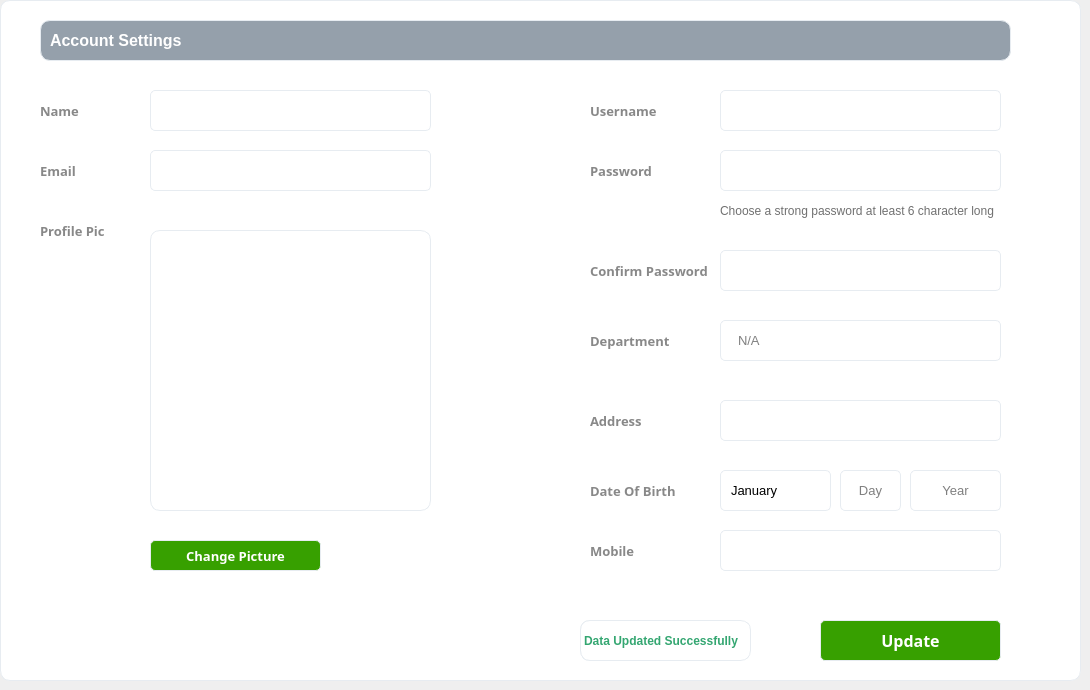
   <widget class="QWidget" name="page_settings">
    <widget class="QFrame" name="frame_6">
     <property name="geometry">
      <rect>
       <x>0</x>
       <y>0</y>
       <width>1081</width>
       <height>681</height>
      </rect>
     </property>
     <property name="focusPolicy">
      <enum>Qt::ClickFocus</enum>
     </property>
     <property name="styleSheet">
      <string notr="true">background: white;
border-radius: 10px;
border: 1px solid #e7ecf1;</string>
     </property>
     <property name="frameShape">
      <enum>QFrame::StyledPanel</enum>
     </property>
     <property name="frameShadow">
      <enum>QFrame::Raised</enum>
     </property>
     <widget class="QLabel" name="label">
      <property name="geometry">
       <rect>
        <x>40</x>
        <y>90</y>
        <width>81</width>
        <height>41</height>
       </rect>
      </property>
      <property name="font">
       <font>
        <family>Segoe UI Semibold</family>
        <pointsize>10</pointsize>
        <weight>75</weight>
        <bold>true</bold>
       </font>
      </property>
      <property name="styleSheet">
       <string notr="true">border:none;
background:none;
color:#888888;</string>
      </property>
      <property name="text">
       <string>Name</string>
      </property>
     </widget>
     <widget class="QLineEdit" name="lineEdit_1">
      <property name="geometry">
       <rect>
        <x>150</x>
        <y>90</y>
        <width>281</width>
        <height>41</height>
       </rect>
      </property>
      <property name="font">
       <font>
        <family>Segoe UI</family>
        <pointsize>10</pointsize>
       </font>
      </property>
      <property name="styleSheet">
       <string notr="true">*{
	border-radius:5px;
	padding-left: 15px;
}

:focus{
    border: 1px solid #34a671;
}</string>
      </property>
      <property name="placeholderText">
       <string/>
      </property>
     </widget>
     <widget class="QLabel" name="label_18">
      <property name="geometry">
       <rect>
        <x>40</x>
        <y>20</y>
        <width>971</width>
        <height>41</height>
       </rect>
      </property>
      <property name="font">
       <font>
        <family>Segoe UI</family>
        <pointsize>12</pointsize>
        <weight>75</weight>
        <bold>true</bold>
       </font>
      </property>
      <property name="styleSheet">
       <string notr="true">padding-left:5px;
background:#95a0ab;
color:White;
</string>
      </property>
      <property name="text">
       <string>Account Settings</string>
      </property>
     </widget>
     <widget class="QLabel" name="label_2">
      <property name="geometry">
       <rect>
        <x>40</x>
        <y>150</y>
        <width>81</width>
        <height>41</height>
       </rect>
      </property>
      <property name="font">
       <font>
        <family>Segoe UI Semibold</family>
        <pointsize>10</pointsize>
        <weight>75</weight>
        <bold>true</bold>
       </font>
      </property>
      <property name="styleSheet">
       <string notr="true">border:none;
background:none;
color:#888888;</string>
      </property>
      <property name="text">
       <string>Email</string>
      </property>
     </widget>
     <widget class="QLabel" name="label_3">
      <property name="geometry">
       <rect>
        <x>40</x>
        <y>210</y>
        <width>81</width>
        <height>41</height>
       </rect>
      </property>
      <property name="font">
       <font>
        <family>Segoe UI Semibold</family>
        <pointsize>10</pointsize>
        <weight>75</weight>
        <bold>true</bold>
       </font>
      </property>
      <property name="styleSheet">
       <string notr="true">border:none;
background:none;
color:#888888;</string>
      </property>
      <property name="text">
       <string>Profile Pic</string>
      </property>
     </widget>
     <widget class="QLabel" name="label_pic_2">
      <property name="geometry">
       <rect>
        <x>150</x>
        <y>230</y>
        <width>281</width>
        <height>281</height>
       </rect>
      </property>
      <property name="text">
       <string/>
      </property>
      <property name="scaledContents">
       <bool>true</bool>
      </property>
     </widget>
     <widget class="QLabel" name="label_19">
      <property name="geometry">
       <rect>
        <x>590</x>
        <y>90</y>
        <width>81</width>
        <height>41</height>
       </rect>
      </property>
      <property name="font">
       <font>
        <family>Segoe UI Semibold</family>
        <pointsize>10</pointsize>
        <weight>75</weight>
        <bold>true</bold>
       </font>
      </property>
      <property name="styleSheet">
       <string notr="true">border:none;
background:none;
color:#888888;</string>
      </property>
      <property name="text">
       <string>Username</string>
      </property>
     </widget>
     <widget class="QLabel" name="label_20">
      <property name="geometry">
       <rect>
        <x>590</x>
        <y>150</y>
        <width>81</width>
        <height>41</height>
       </rect>
      </property>
      <property name="font">
       <font>
        <family>Segoe UI Semibold</family>
        <pointsize>10</pointsize>
        <weight>75</weight>
        <bold>true</bold>
       </font>
      </property>
      <property name="styleSheet">
       <string notr="true">border:none;
background:none;
color:#888888;</string>
      </property>
      <property name="text">
       <string>Password</string>
      </property>
     </widget>
     <widget class="QPushButton" name="pushButton_cpic">
      <property name="geometry">
       <rect>
        <x>150</x>
        <y>540</y>
        <width>171</width>
        <height>31</height>
       </rect>
      </property>
      <property name="font">
       <font>
        <family>Segoe UI Semibold</family>
        <pointsize>10</pointsize>
        <weight>75</weight>
        <bold>true</bold>
       </font>
      </property>
      <property name="cursor">
       <cursorShape>PointingHandCursor</cursorShape>
      </property>
      <property name="styleSheet">
       <string notr="true">*{
background:#37a000;
color:white;
border-radius: 5px;
}
:hover{
background: #2f8700;
}</string>
      </property>
      <property name="text">
       <string>Change Picture</string>
      </property>
     </widget>
     <widget class="QLineEdit" name="lineEdit_2">
      <property name="geometry">
       <rect>
        <x>150</x>
        <y>150</y>
        <width>281</width>
        <height>41</height>
       </rect>
      </property>
      <property name="font">
       <font>
        <family>Segoe UI</family>
        <pointsize>10</pointsize>
       </font>
      </property>
      <property name="styleSheet">
       <string notr="true">*{
	border-radius:5px;
	padding-left: 15px;
}

:focus{
    border: 1px solid #34a671;
}</string>
      </property>
      <property name="placeholderText">
       <string/>
      </property>
     </widget>
     <widget class="QLineEdit" name="lineEdit_3">
      <property name="geometry">
       <rect>
        <x>720</x>
        <y>90</y>
        <width>281</width>
        <height>41</height>
       </rect>
      </property>
      <property name="font">
       <font>
        <family>Segoe UI</family>
        <pointsize>10</pointsize>
       </font>
      </property>
      <property name="focusPolicy">
       <enum>Qt::NoFocus</enum>
      </property>
      <property name="styleSheet">
       <string notr="true">*{
	border-radius:5px;
	padding-left: 15px;
}

:focus{
    border: 1px solid #34a671;
}</string>
      </property>
      <property name="placeholderText">
       <string/>
      </property>
     </widget>
     <widget class="QLineEdit" name="lineEdit_4">
      <property name="geometry">
       <rect>
        <x>720</x>
        <y>150</y>
        <width>281</width>
        <height>41</height>
       </rect>
      </property>
      <property name="font">
       <font>
        <family>Segoe UI</family>
        <pointsize>10</pointsize>
       </font>
      </property>
      <property name="styleSheet">
       <string notr="true">*{
	border-radius:5px;
	padding-left: 15px;
}

:focus{
    border: 1px solid #34a671;
}</string>
      </property>
      <property name="echoMode">
       <enum>QLineEdit::Password</enum>
      </property>
      <property name="placeholderText">
       <string/>
      </property>
     </widget>
     <widget class="QLabel" name="label_21">
      <property name="geometry">
       <rect>
        <x>590</x>
        <y>320</y>
        <width>81</width>
        <height>41</height>
       </rect>
      </property>
      <property name="font">
       <font>
        <family>Segoe UI Semibold</family>
        <pointsize>10</pointsize>
        <weight>75</weight>
        <bold>true</bold>
       </font>
      </property>
      <property name="styleSheet">
       <string notr="true">border:none;
background:none;
color:#888888;</string>
      </property>
      <property name="text">
       <string>Department</string>
      </property>
     </widget>
     <widget class="QLineEdit" name="lineEdit_5">
      <property name="geometry">
       <rect>
        <x>720</x>
        <y>320</y>
        <width>281</width>
        <height>41</height>
       </rect>
      </property>
      <property name="font">
       <font>
        <family>Segoe UI</family>
        <pointsize>10</pointsize>
       </font>
      </property>
      <property name="styleSheet">
       <string notr="true">*{
	border-radius:5px;
	padding-left: 15px;
}

:focus{
    border: 1px solid #34a671;
}</string>
      </property>
      <property name="text">
       <string/>
      </property>
      <property name="placeholderText">
       <string>N/A</string>
      </property>
     </widget>
     <widget class="QLabel" name="label_22">
      <property name="geometry">
       <rect>
        <x>590</x>
        <y>250</y>
        <width>121</width>
        <height>41</height>
       </rect>
      </property>
      <property name="font">
       <font>
        <family>Segoe UI Semibold</family>
        <pointsize>10</pointsize>
        <weight>75</weight>
        <bold>true</bold>
       </font>
      </property>
      <property name="styleSheet">
       <string notr="true">border:none;
background:none;
color:#888888;</string>
      </property>
      <property name="text">
       <string>Confirm Password</string>
      </property>
     </widget>
     <widget class="QLineEdit" name="lineEdit_6">
      <property name="geometry">
       <rect>
        <x>720</x>
        <y>250</y>
        <width>281</width>
        <height>41</height>
       </rect>
      </property>
      <property name="font">
       <font>
        <family>Segoe UI</family>
        <pointsize>10</pointsize>
       </font>
      </property>
      <property name="styleSheet">
       <string notr="true">*{
	border-radius:5px;
	padding-left: 15px;
}

:focus{
    border: 1px solid #34a671;
}</string>
      </property>
      <property name="echoMode">
       <enum>QLineEdit::Password</enum>
      </property>
      <property name="placeholderText">
       <string/>
      </property>
     </widget>
     <widget class="QLabel" name="label_23">
      <property name="geometry">
       <rect>
        <x>590</x>
        <y>400</y>
        <width>81</width>
        <height>41</height>
       </rect>
      </property>
      <property name="font">
       <font>
        <family>Segoe UI Semibold</family>
        <pointsize>10</pointsize>
        <weight>75</weight>
        <bold>true</bold>
       </font>
      </property>
      <property name="styleSheet">
       <string notr="true">border:none;
background:none;
color:#888888;</string>
      </property>
      <property name="text">
       <string>Address</string>
      </property>
     </widget>
     <widget class="QLineEdit" name="lineEdit_7">
      <property name="geometry">
       <rect>
        <x>720</x>
        <y>400</y>
        <width>281</width>
        <height>41</height>
       </rect>
      </property>
      <property name="font">
       <font>
        <family>Segoe UI</family>
        <pointsize>10</pointsize>
       </font>
      </property>
      <property name="styleSheet">
       <string notr="true">*{
	border-radius:5px;
	padding-left: 15px;
}

:focus{
    border: 1px solid #34a671;
}</string>
      </property>
      <property name="text">
       <string/>
      </property>
      <property name="placeholderText">
       <string/>
      </property>
     </widget>
     <widget class="QLabel" name="label_24">
      <property name="geometry">
       <rect>
        <x>720</x>
        <y>190</y>
        <width>301</width>
        <height>41</height>
       </rect>
      </property>
      <property name="font">
       <font>
        <family>Segoe UI</family>
        <pointsize>9</pointsize>
       </font>
      </property>
      <property name="styleSheet">
       <string notr="true">border:none;
background:none;
color:#707070;</string>
      </property>
      <property name="text">
       <string>Choose a strong password at least 6 character long</string>
      </property>
     </widget>
     <widget class="QLabel" name="label_25">
      <property name="geometry">
       <rect>
        <x>590</x>
        <y>470</y>
        <width>111</width>
        <height>41</height>
       </rect>
      </property>
      <property name="font">
       <font>
        <family>Segoe UI Semibold</family>
        <pointsize>10</pointsize>
        <weight>75</weight>
        <bold>true</bold>
       </font>
      </property>
      <property name="styleSheet">
       <string notr="true">border:none;
background:none;
color:#888888;</string>
      </property>
      <property name="text">
       <string>Date Of Birth</string>
      </property>
     </widget>
     <widget class="QLabel" name="label_26">
      <property name="geometry">
       <rect>
        <x>590</x>
        <y>530</y>
        <width>111</width>
        <height>41</height>
       </rect>
      </property>
      <property name="font">
       <font>
        <family>Segoe UI Semibold</family>
        <pointsize>10</pointsize>
        <weight>75</weight>
        <bold>true</bold>
       </font>
      </property>
      <property name="styleSheet">
       <string notr="true">border:none;
background:none;
color:#888888;</string>
      </property>
      <property name="text">
       <string>Mobile</string>
      </property>
     </widget>
     <widget class="QLineEdit" name="lineEdit_9">
      <property name="geometry">
       <rect>
        <x>720</x>
        <y>530</y>
        <width>281</width>
        <height>41</height>
       </rect>
      </property>
      <property name="font">
       <font>
        <family>Segoe UI</family>
        <pointsize>10</pointsize>
       </font>
      </property>
      <property name="styleSheet">
       <string notr="true">*{
	border-radius:5px;
	padding-left: 15px;
}

:focus{
    border: 1px solid #34a671;
}</string>
      </property>
      <property name="text">
       <string/>
      </property>
      <property name="placeholderText">
       <string/>
      </property>
     </widget>
     <widget class="QPushButton" name="pushButton_update">
      <property name="geometry">
       <rect>
        <x>820</x>
        <y>620</y>
        <width>181</width>
        <height>41</height>
       </rect>
      </property>
      <property name="font">
       <font>
        <family>Segoe UI Semibold</family>
        <pointsize>12</pointsize>
        <weight>75</weight>
        <bold>true</bold>
       </font>
      </property>
      <property name="cursor">
       <cursorShape>PointingHandCursor</cursorShape>
      </property>
      <property name="styleSheet">
       <string notr="true">*{
background:#37a000;
color:white;
border-radius: 5px;
}
:hover{
background: #2f8700;
}</string>
      </property>
      <property name="text">
       <string>Update</string>
      </property>
     </widget>
     <widget class="QLabel" name="label_incorr">
      <property name="geometry">
       <rect>
        <x>580</x>
        <y>620</y>
        <width>131</width>
        <height>41</height>
       </rect>
      </property>
      <property name="font">
       <font>
        <family>MS Shell Dlg 2</family>
        <pointsize>9</pointsize>
        <weight>75</weight>
        <bold>true</bold>
       </font>
      </property>
      <property name="styleSheet">
       <string notr="true">color:red;</string>
      </property>
      <property name="text">
       <string>Fill up all the query</string>
      </property>
     </widget>
     <widget class="QLabel" name="label_corr">
      <property name="geometry">
       <rect>
        <x>580</x>
        <y>620</y>
        <width>171</width>
        <height>41</height>
       </rect>
      </property>
      <property name="font">
       <font>
        <family>MS Shell Dlg 2</family>
        <pointsize>9</pointsize>
        <weight>75</weight>
        <bold>true</bold>
       </font>
      </property>
      <property name="styleSheet">
       <string notr="true">color:#34a671;</string>
      </property>
      <property name="text">
       <string>Data Updated Successfully</string>
      </property>
     </widget>
     <widget class="QLabel" name="label_pic_2_frame">
      <property name="geometry">
       <rect>
        <x>150</x>
        <y>230</y>
        <width>281</width>
        <height>281</height>
       </rect>
      </property>
      <property name="styleSheet">
       <string notr="true">border:none;
background:none;</string>
      </property>
      <property name="text">
       <string/>
      </property>
      <property name="pixmap">
       <pixmap resource="Resources.qrc">:/imgs/frame_3.png</pixmap>
      </property>
      <property name="scaledContents">
       <bool>true</bool>
      </property>
     </widget>
     <widget class="QComboBox" name="comboBox_month">
      <property name="geometry">
       <rect>
        <x>720</x>
        <y>470</y>
        <width>111</width>
        <height>41</height>
       </rect>
      </property>
      <property name="font">
       <font>
        <family>Segoe UI</family>
        <pointsize>10</pointsize>
       </font>
      </property>
      <property name="styleSheet">
       <string notr="true">*{
	border-radius:5px;
	padding-left:10px;
}

:hover{
	border: 1px solid #34a671;
}

:focus{
	border: 1px solid #34a671;
}

::drop-down{
border:0px
}

::down-arrow {
    image: url(:/imgs/arrow-down-sign-to-navigate.png);
    width: 10px;
    height: 10px;
	padding-right:10px;
	padding-top:5px;
}
</string>
      </property>
      <item>
       <property name="text">
        <string>January</string>
       </property>
      </item>
      <item>
       <property name="text">
        <string>February</string>
       </property>
      </item>
      <item>
       <property name="text">
        <string>March</string>
       </property>
      </item>
      <item>
       <property name="text">
        <string>April</string>
       </property>
      </item>
      <item>
       <property name="text">
        <string>May</string>
       </property>
      </item>
      <item>
       <property name="text">
        <string>June</string>
       </property>
      </item>
      <item>
       <property name="text">
        <string>July</string>
       </property>
      </item>
      <item>
       <property name="text">
        <string>August</string>
       </property>
      </item>
      <item>
       <property name="text">
        <string>September</string>
       </property>
      </item>
      <item>
       <property name="text">
        <string>October</string>
       </property>
      </item>
      <item>
       <property name="text">
        <string>November</string>
       </property>
      </item>
      <item>
       <property name="text">
        <string>December</string>
       </property>
      </item>
     </widget>
     <widget class="QLineEdit" name="lineEdit_day">
      <property name="geometry">
       <rect>
        <x>840</x>
        <y>470</y>
        <width>61</width>
        <height>41</height>
       </rect>
      </property>
      <property name="font">
       <font>
        <family>Segoe UI</family>
        <pointsize>10</pointsize>
       </font>
      </property>
      <property name="styleSheet">
       <string notr="true">*{
	border-radius:5px;
}

:hover{
	border: 1px solid #34a671;
}

:focus{
    border: 1px solid #34a671;
}
</string>
      </property>
      <property name="text">
       <string/>
      </property>
      <property name="alignment">
       <set>Qt::AlignCenter</set>
      </property>
      <property name="placeholderText">
       <string>Day</string>
      </property>
     </widget>
     <widget class="QLineEdit" name="lineEdit_year">
      <property name="geometry">
       <rect>
        <x>910</x>
        <y>470</y>
        <width>91</width>
        <height>41</height>
       </rect>
      </property>
      <property name="font">
       <font>
        <family>Segoe UI</family>
        <pointsize>10</pointsize>
       </font>
      </property>
      <property name="styleSheet">
       <string notr="true">*{
	border-radius:5px;
}

:hover{
	border: 1px solid #34a671;
}

:focus{
    border: 1px solid #34a671;
}</string>
      </property>
      <property name="text">
       <string/>
      </property>
      <property name="alignment">
       <set>Qt::AlignCenter</set>
      </property>
      <property name="placeholderText">
       <string>Year</string>
      </property>
     </widget>
    </widget>
   </widget>
